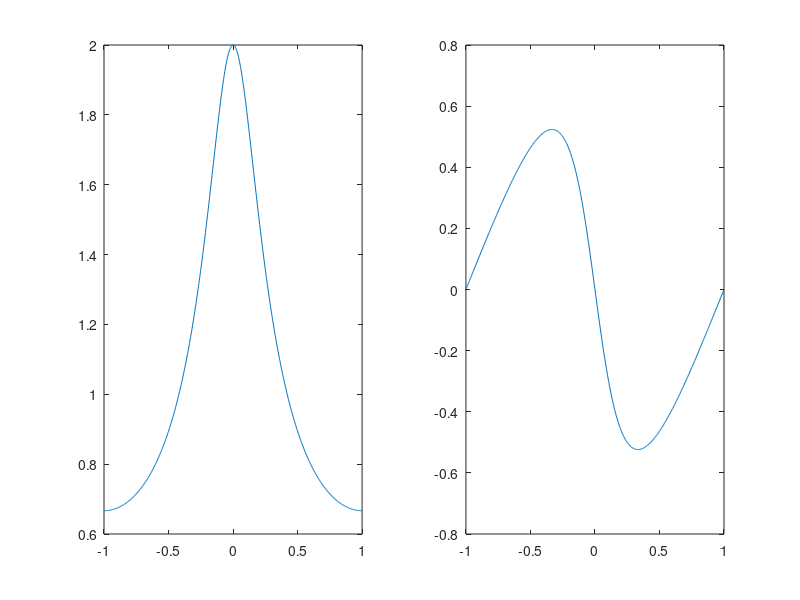
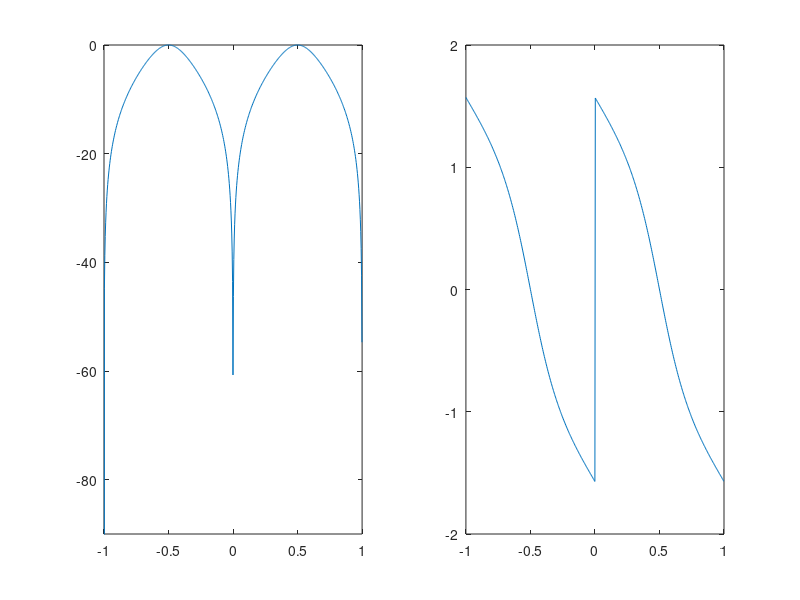

MATLAB code to generate these figures, in order: (Note: this script raises an error after producing the figures.)
clc;
clear;
close all;

%% recusrive low-pass filter
% y(n) = 0.5*y(n-1) + x(n)

o = -pi:0.01:pi;
H = 1./(1-0.5*exp(-1i*o));
figure
subplot(1,2,1);
plot(o/pi,abs(H))
subplot(1,2,2)
plot(o/pi,unwrap(angle(H)))

%% fdatools
 
o = -pi:0.01:pi;
H = (sqrt(3)-1)/2*(exp(1i*o*2)-1)./(exp(1i*o*2)+2-sqrt(3));
figure
subplot(1,2,1); 
plot(o/pi,20*log10(abs(H))); ylim([-90,0])
subplot(1,2,2)
plot(o/pi,unwrap(angle(H)))

% question: design this with <fdatools>

NUM = [0.366000000000000 + 0.00000000000000i, ...
    0.00000000000000 - 4.48220728487931e-17i, ...
    -0.366000000000000 + 4.48220728487931e-17i];

DEN = [1.00000000000000 + 0.00000000000000i, ...
    -6.33877183238670e-17 + 1.11022302462516e-16i, ...
    0.267909760000000 + 0.00000000000000i];

%% tf2zp, zp2tf

[z,p,k] = tf2zp(NUM, DEN);
[b,a] = zp2tf(z,p,k);

%% fvtool
 
fvtool(b,a,'polezero')

%% butterworth filter

[b,a] = butter(7, 0.12);
[H,W] = freqz(b,a,256);

figure
subplot(2,2,[1,2])
plot(W/pi,abs(H),'r'); xlabel('\omega/\pi'); ylabel('|H|'); grid on; axis tight; hold on;
subplot(2,2,3)
plot(W/pi,20*log10(abs(H)),'r'); xlabel('\omega/\pi'); ylabel('|H| dB'); grid on; axis tight; hold on;
subplot(2,2,4)
plot(W/pi, unwrap(angle(H)),'r'); xlabel('\omega/\pi'); ylabel('angle (rad)'); grid on; axis tight; hold on;

%% Chebyshev Type I

[b,a] = cheby1(7, 1, 0.12);
[H2,W] = freqz(b,a,256);

subplot(2,2,[1,2])
plot(W/pi,abs(H2),'g'); xlabel('\omega/\pi'); ylabel('|H|'); grid on; axis tight;
subplot(2,2,3)
plot(W/pi,20*log10(abs(H2)),'g'); xlabel('\omega/\pi'); ylabel('|H| dB'); grid on; axis tight;
subplot(2,2,4)
plot(W/pi, unwrap(angle(H2)),'g'); xlabel('\omega/\pi'); ylabel('angle (rad)'); grid on; axis tight;

%% Chebyshev Type II

[b,a] = cheby2(5, 60, 0.3);
[H3,W] = freqz(b,a,256);

subplot(2,2,[1,2])
plot(W/pi,abs(H3),'b'); xlabel('\omega/\pi'); ylabel('|H|'); grid on; axis tight;
subplot(2,2,3)
plot(W/pi,20*log10(abs(H3)),'b'); xlabel('\omega/\pi'); ylabel('|H| dB'); grid on; axis tight;
subplot(2,2,4)
plot(W/pi, unwrap(angle(H3)),'b'); xlabel('\omega/\pi'); ylabel('angle (rad)'); grid on; axis tight;

%% Eliptic 

[b,a] = ellip(4, 1, 60, 0.1);
[H4,W] = freqz(b,a,256);

subplot(2,2,[1,2])
plot(W/pi,abs(H4),'k'); xlabel('\omega/\pi'); ylabel('|H|'); grid on; axis tight;
subplot(2,2,3)
plot(W/pi,20*log10(abs(H4)),'k'); xlabel('\omega/\pi'); ylabel('|H| dB'); grid on; axis tight;
subplot(2,2,4)
plot(W/pi, unwrap(angle(H4)),'k'); xlabel('\omega/\pi'); ylabel('angle (rad)'); grid on; axis tight;

%% Use b,a coeffs to filter a signal with filter() function

nx = 0:1023;
x = (1-(nx-500).^2/4).*exp(-(nx-500).^2/2/4);

[b,a] = butter(7, 0.3);

y = filter(b,a,x);

figure
subplot(2,1,1)
plot(nx,x,'b'); axis tight; xlim([460,540]); hold on;
plot(nx,y,'r'); 

subplot(2,1,2); 
sf = fft(x,1024);
plot(linspace(0,pi,length(sf)/2)/pi, ...
    abs(sf(1:length(sf)/2)), 'b'); hold on;
sf1 = fft(y,1024);
plot(linspace(0,pi,length(sf1)/2)/pi, ...
    abs(sf1(1:length(sf1)/2)), 'r'); 

%% Use filtfilt to have zero-phase filter 

% caution, amplitude is applied twice, but phase is cancelled out

y = filtfilt(b,a,x);

subplot(2,1,1)
plot(nx,y,'k'); 

subplot(2,1,2); 
sf1 = fft(y,1024);
plot(linspace(0,pi,length(sf1)/2)/pi, ...
    abs(sf1(1:length(sf1)/2)), 'k'); 

%% designfilt is the second way to use IIR filters

Fs = 2000; % sampling frequency -> Niquist-freq is Fs/2
Fp = 100; % Hz - passband corner 
Fst = 300; % stopband frequency
Ap = 1.0; % dB - passband ripple amplitude
Ast = 60; % dB - stopband ripple amplitude

dbutter = designfilt('lowpassiir', ...
    'PassbandFrequency',Fp, ...
    'StopbandFrequency',Fst, ...
    'PassbandRipple',Ap, ...
    'StopbandAttenuation',Ast, ...
    'SampleRate',Fs, ...
    'DesignMethod','butter');
filtord(dbutter)
% fvtool(dbutter)

y = filter(dbutter,x);

subplot(2,1,1)
plot(nx,y,'m'); 
subplot(2,1,2); 
sf1 = fft(y,1024);
plot(linspace(0,pi,length(sf1)/2)/pi, ...
    abs(sf1(1:length(sf1)/2)), 'm'); 

%%

Fs = 2000; % sampling frequency -> Niquist-freq is Fs/2
Fp = 100; % Hz - passband corner 
Fst = 300; % stopband frequency
Ap = 1.0; % dB - passband ripple amplitude
Ast = 60; % dB - stopband ripple amplitude

dbutter = designfilt('lowpassiir', ...
    'PassbandFrequency',Fp, ...
    'StopbandFrequency',Fst, ...
    'PassbandRipple',Ap, ...
    'StopbandAttenuation',Ast, ...
    'SampleRate',Fs, ...
    'DesignMethod','butter');

dcheby1 = designfilt('lowpassiir', ...
    'PassbandFrequency',Fp, ...
    'StopbandFrequency',Fst, ...
    'PassbandRipple',Ap, ...
    'StopbandAttenuation',Ast, ...
    'SampleRate',Fs, ...
    'DesignMethod','cheby1');

dcheby2 = designfilt('lowpassiir', ...
    'PassbandFrequency',Fp, ...
    'StopbandFrequency',Fst, ...
    'PassbandRipple',Ap, ...
    'StopbandAttenuation',Ast, ...
    'SampleRate',Fs, ...
    'DesignMethod','cheby2');

dellip = designfilt('lowpassiir', ...
    'PassbandFrequency',Fp, ...
    'StopbandFrequency',Fst, ...
    'PassbandRipple',Ap, ...
    'StopbandAttenuation',Ast, ...
    'SampleRate',Fs, ...
    'DesignMethod','ellip');

ford = [filtord(dbutter), filtord(dcheby1), filtord(dcheby2), filtord(dellip)];
figure; hfv = fvtool(dbutter, dcheby1, dcheby2, dellip, 'Analysis', 'grpdelay');
legend(hfv,'Butterworth','Chebyshev I', 'Chebyshev II', 'Elliptic');

figure; hfv = fvtool(dbutter, dcheby1, dcheby2, dellip, 'polezero');
legend(hfv,'Butterworth','Chebyshev I', 'Chebyshev II', 'Elliptic');



